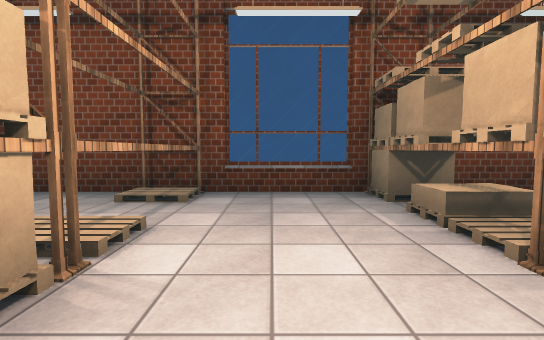
[1] (above)

23 first-person views from a walk through a scene from a Unity 3-D project. The camera is 1.3 m above the floor, tilts 4° down and sees 85° across. Doors are open. The floor is counted in squares, 2 m on a side. Each view is taken from the middle of a square. On the plan, view 1 faces up. The plan holds only what a view shows up to about 9 squares ahead; the rest is blank. The player character is not drawn. Some animated figures are left out. Some surface patterns are stand-ins.

[2]
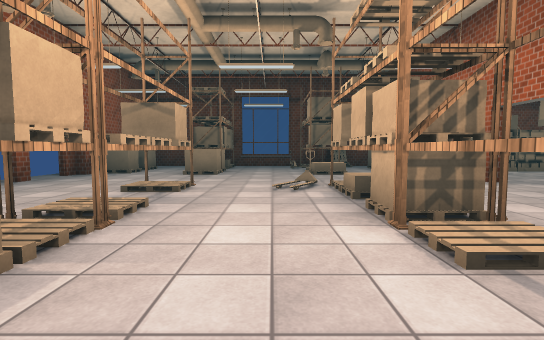

[3]
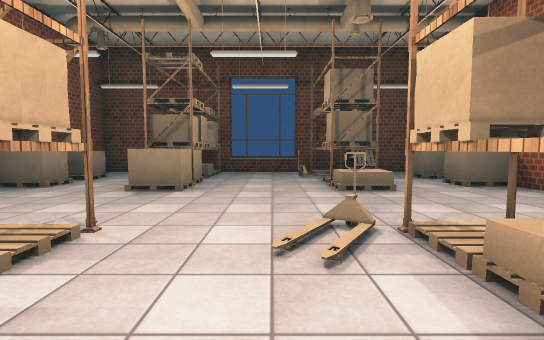

[4]
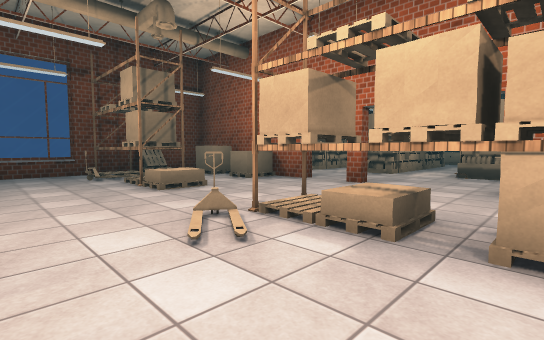

[5]
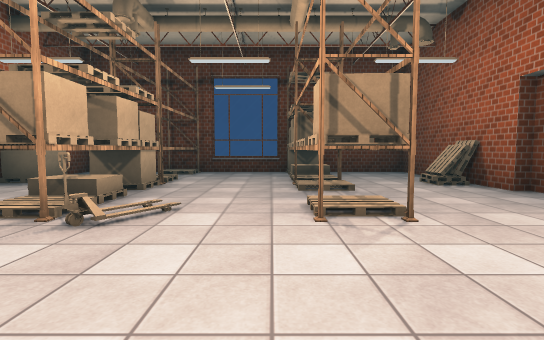

[6]
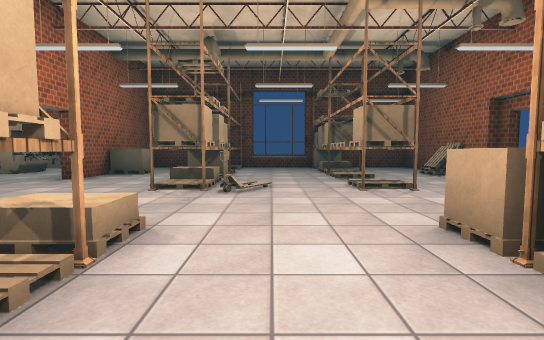

[7]
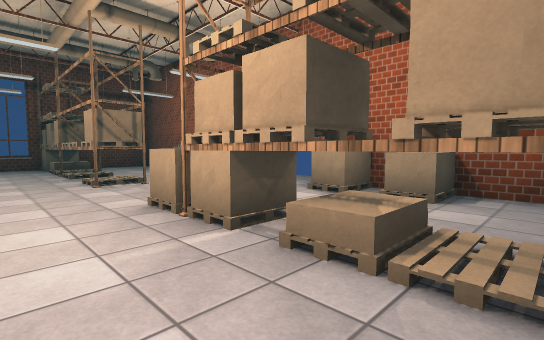

[8]
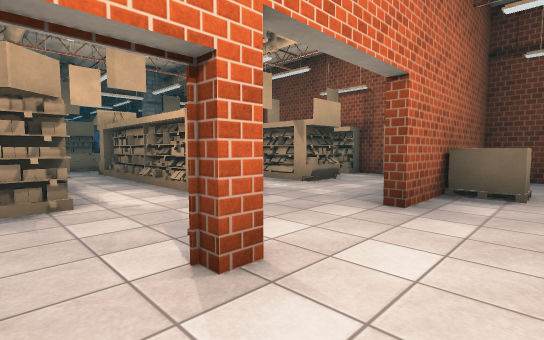

[9]
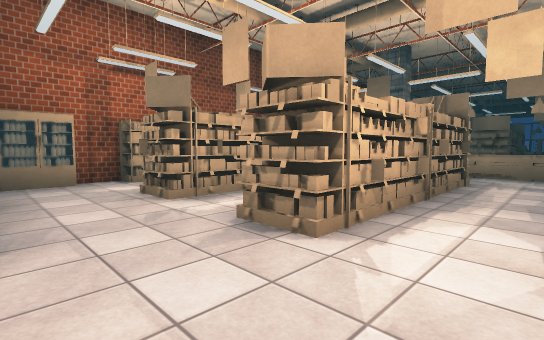

[10]
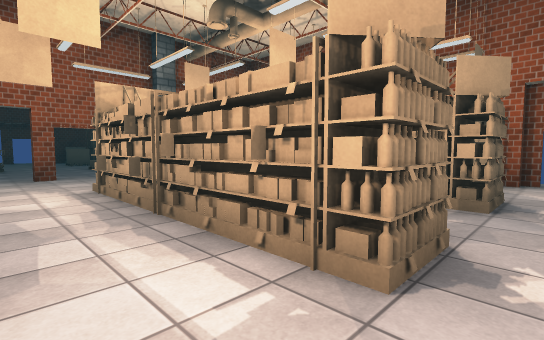

[11]
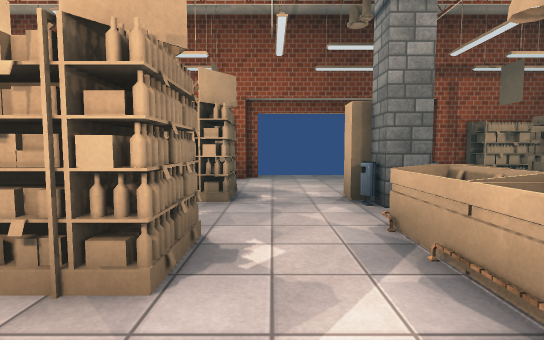

[12]
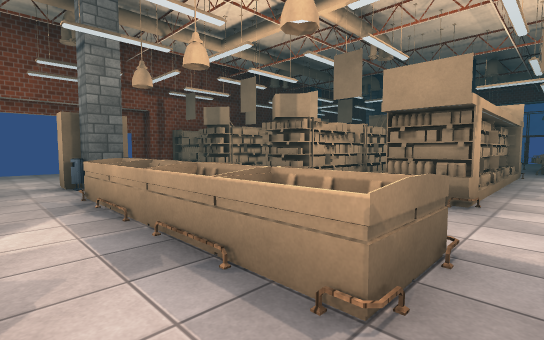

[13]
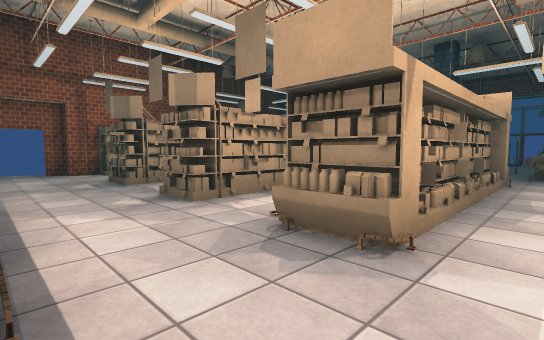

[14]
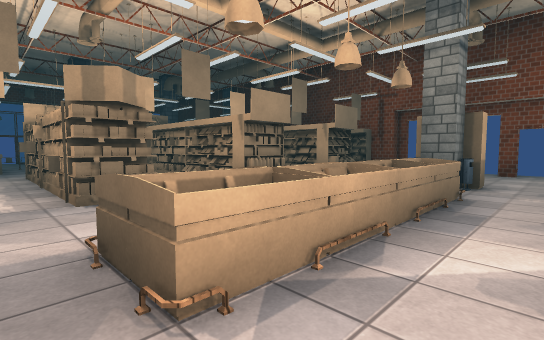

[15]
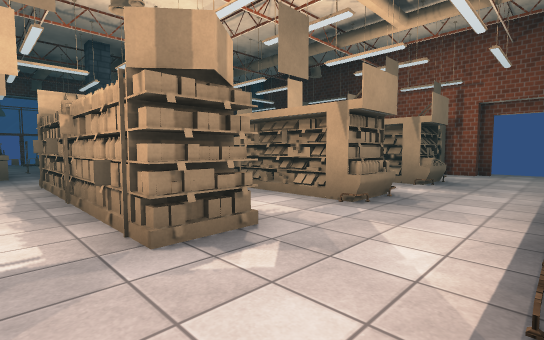

[16]
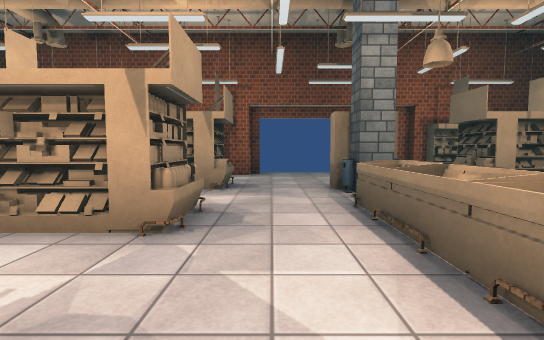

[17]
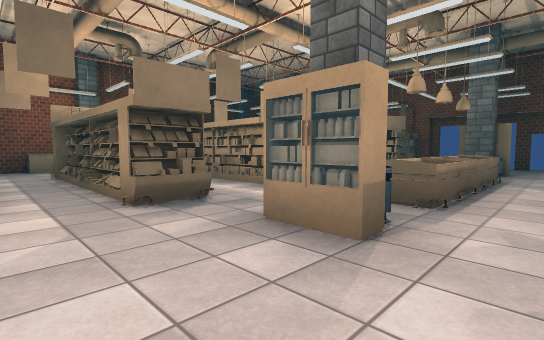

[18]
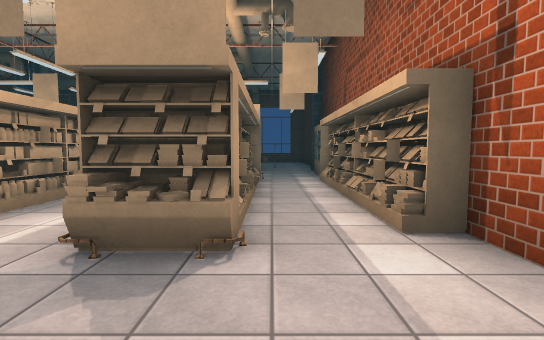

[19]
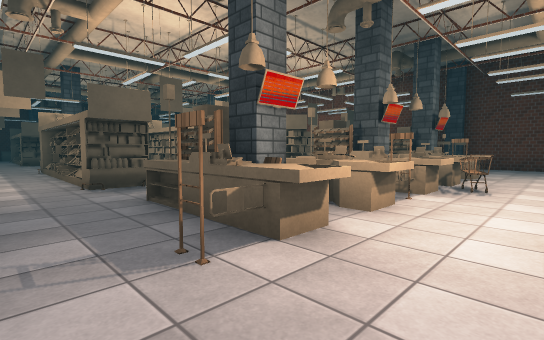

[20]
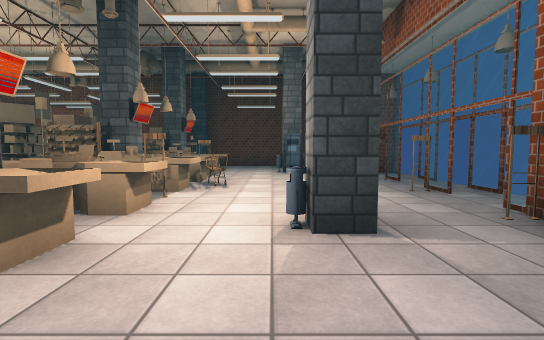

[21]
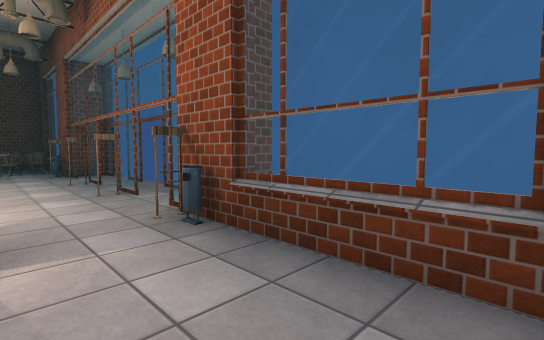

[22]
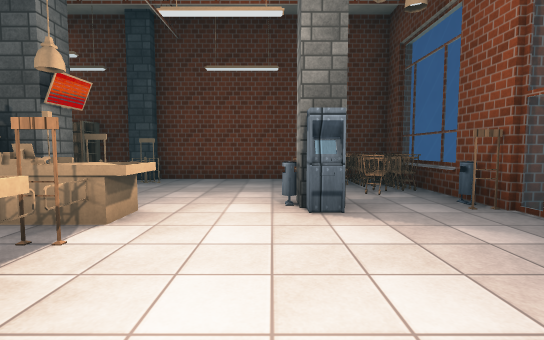

[23]
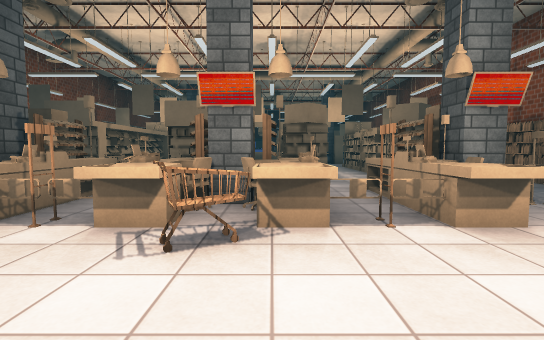

### Floor plan
Key: @ floor where view 1 was taken; # wall or solid block; . main floor; : floor 0.25 m higher than the main floor; / step, stairs or slope; D open door; = window, fence, low wall or low ledge; S shelf; E elevator; C column; B bin; F fence; A cart; M cash machine; O other object.
Columns run from 30 left of view 1 to 5 right of it. Each row starts with its distance up from view 1.
  5           #####DDDD###########==####
  4  #.....CO.OOOO...../O:O.OO#.SS..S..#
  3  =....F.............//...O#.SS..O..#
  2 ##B..=OS..OOOOO.BB.OOOOO.CO.SS..S.O#
  1 #DF BOOSO............  ...#.SS..S..#
  0  D....FOO.OOOOO.OO.OOOOO..D.SO@.O..D
 -1  DF..AOSS   ///.OO........D.SS..S..D
 -2  DF..AOS     /..OO.......DD..E.....D
 -3  D....F...OOOOO.OO.OOOOO.DD........D
 -4 #DFMBOOS............  ... O..S..S.O#
 -5 ##B....C  OOOOO.OB.OOOOO.C#.SO..O..#
 -6  #A ..O..     ......   .. O.SE..O.O#
 -7  #O ...CSSS OO.....OOOOOOO .SS..S..#
 -8  ########     #DDDD#   #######==####

Where each view was taken, in squares from view 1:
view 1: 0 up, 0 right, facing up
view 2: 4 up, 0 right, facing down
view 3: 1 up, 0 right, facing down
view 4: 1 up, 1 right, facing down-left
view 5: 4 down, 1 right, facing up
view 6: 6 down, 0 right, facing up
view 7: 7 down, 0 right, facing up-right
view 8: 3 down, 3 left, facing up-left
view 9: 1 down, 5 left, facing down-left
view 10: 1 down, 12 left, facing down-right
view 11: 1 down, 12 left, facing down
view 12: 1 up, 12 left, facing down-left
view 13: 1 up, 14 left, facing down-left
view 14: 4 down, 12 left, facing up-left
view 15: 4 down, 14 left, facing up-left
view 16: 3 down, 15 left, facing up
view 17: 4 up, 15 left, facing down-right
view 18: 3 up, 14 left, facing left
view 19: 4 up, 26 left, facing down-right
view 20: 4 up, 26 left, facing down
view 21: 4 up, 27 left, facing down-left
view 22: 1 down, 26 left, facing down
view 23: 2 down, 27 left, facing right
